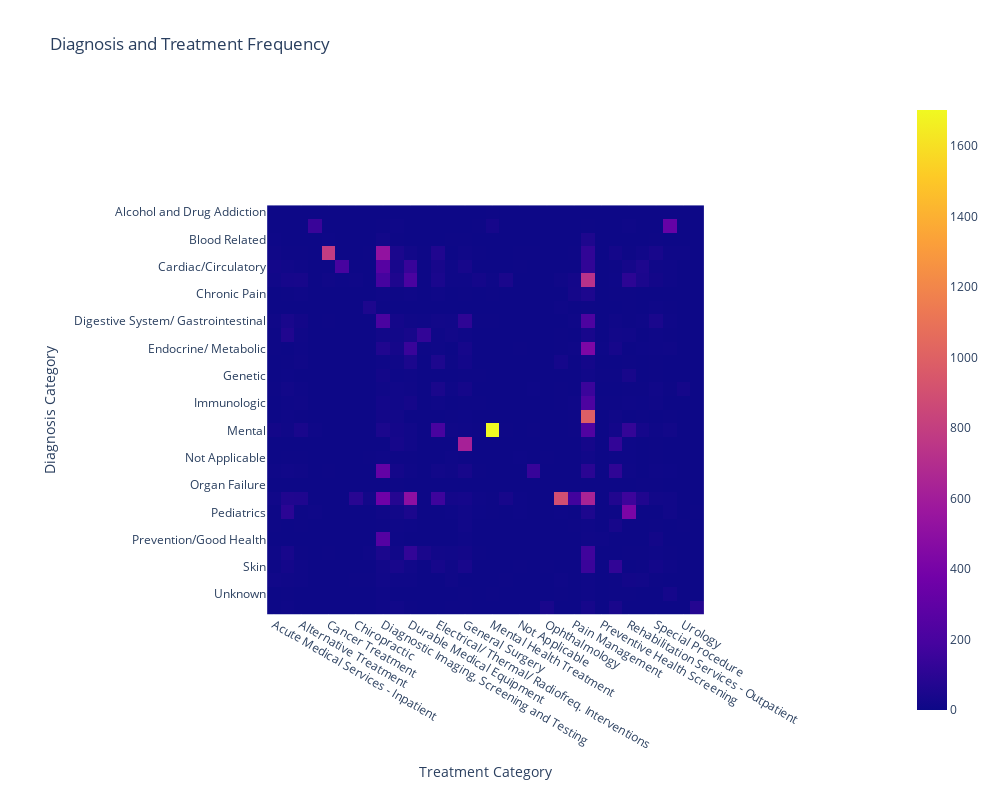

Write notebook code for a chart like this one.
### Markdown cell above
Diagnosis category 'Mental' was treated by Treatment Category 'Mental Treatment', 'Infectious' treated by 'Precription/Drugs', and 'Orthopedic' treated by 'Orthopedic Treatment'

### Code cell
Diagnosis_Treatment = pd.pivot_table(df, index='Diagnosis Category', columns='Treatment Category', aggfunc='size', fill_value=0)

fig = px.imshow(Diagnosis_Treatment, width=1000, height=800, title='Diagnosis and Treatment Frequency')
fig.show()

### Figure 1 — Plotly figure (JSON) as saved in the notebook; plotly's stock layout.template omitted (floating-point values rounded to 4 significant figures; data arrays with more than 128 entries replaced by an {"elided": "..."} marker saying what was removed)
{"data": [{"coloraxis": "coloraxis", "hovertemplate": "Treatment Category: %{x}<br>Diagnosis Category: %{y}<br>color: %{z}<extra></extra>", "name": "0", "type": "heatmap", "x": ["Acute Medical Services - Inpatient", "Acute Medical Services - Outpatient", "Alternative Treatment", "Autism Related Treatment", "Cancer Treatment", "Cardio Vascular", "Chiropractic", "Dental/Orthodontic", "Diagnostic Imaging, Screening and Testing", "Diagnostic/Physician Evaluation", "Durable Medical Equipment", "Ear, Nose and Throat Procedures", "Electrical/ Thermal/ Radiofreq. Interventions", "Emergency/Urgent Care", "General Surgery", "Home Health Care", "Mental Health Treatment", "Neurosugery", "Not Applicable", "OB/GYN Procedures", "Ophthalmology", "Orthopedic", "Pain Management", "Pharmacy/Prescription Drugs", "Preventive Health Screening", "Reconstructive/Plastic Surgery", "Rehabilitation Services - Outpatient", "Rehabilitation Services - Skilled Nursing Facility - Inpatient", "Special Procedure", "Unknown", "Urology", "Vision"], "xaxis": "x", "y": ["Alcohol and Drug Addiction", "Autism Spectrum", "Blood Related", "Cancer", "Cardiac/Circulatory", "Central Nervous System/ Neuromuscular", "Chronic Pain", "Dental", "Digestive System/ Gastrointestinal", "Ears, Nose, Throat", "Endocrine/ Metabolic", "Foot", "Genetic", "Genitourinary/ Kidney", "Immunologic", "Infectious", "Mental", "Morbid Obesity", "Not Applicable", "OB-Gyn/ Pregnancy", "Organ Failure", "Orthopedic/ Musculoskeletal", "Pediatrics", "Post Surgical Complication", "Prevention/Good Health", "Respiratory System", "Skin", "Trauma/Injuries", "Unknown", "Vision"], "yaxis": "y", "z": {"elided": "30x32 int values"}}], "layout": {"coloraxis": {"colorscale": [[0, "#0d0887"], [0.1111, "#46039f"], [0.2222, "#7201a8"], [0.3333, "#9c179e"], [0.4444, "#bd3786"], [0.5556, "#d8576b"], [0.6667, "#ed7953"], [0.7778, "#fb9f3a"], [0.8889, "#fdca26"], [1, "#f0f921"]]}, "height": 800, "title": {"text": "Diagnosis and Treatment Frequency"}, "width": 1000, "xaxis": {"anchor": "y", "constrain": "domain", "domain": [0, 1], "scaleanchor": "y", "title": {"text": "Treatment Category"}}, "yaxis": {"anchor": "x", "autorange": "reversed", "constrain": "domain", "domain": [0, 1], "title": {"text": "Diagnosis Category"}}}}
